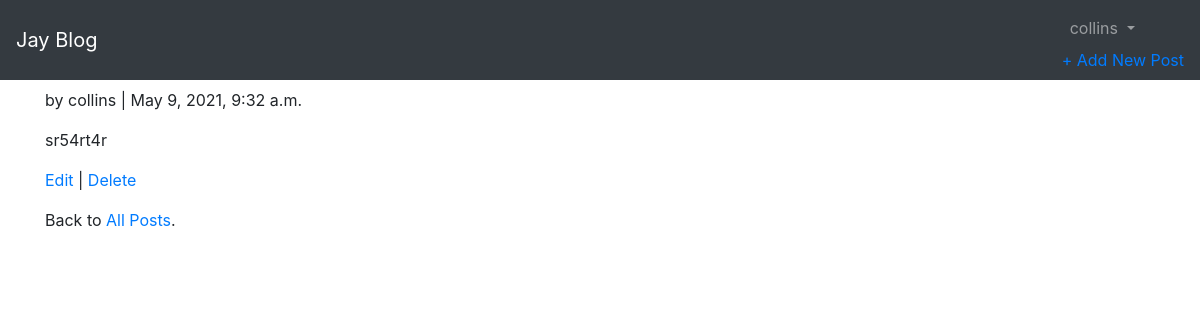
Page /blog/2/ (signed in) on the committed database.
### accounts/models.py (models this page shows)
class CustomUser(AbstractUser):
    age = models.PositiveIntegerField(null=True, blank=True)

### blog/models.py (models this page shows, shortened)
class Article(models.Model):
    title = models.CharField(max_length=255)
    body = models.TextField()
    date = models.DateTimeField(auto_now_add=True)
    author = models.ForeignKey(
    get_user_model(),
    on_delete=models.CASCADE,
    )

### blog/views.py (the view)
class ArticleDetailView(LoginRequiredMixin, DetailView):
    model = Article
    template_name = 'article_detail.html'
    def get_context_data(self, **kwargs):
        context = super().get_context_data(**kwargs)
        context['comments'] = Comment.objects.all
        return context

### templates/article_detail.html (shortened to what this page needs)
{% extends 'base.html' %}
{% block content %}
  <div class="article-entry">
    <p>by {{ object.author }} | {{ object.date }}</p>
    <p>{{ object.body }}</p>
  </div>
  <p><a href="{% url 'article_edit' article.pk %}">Edit</a> | <a href="{% url 'article_delete' article.pk %}">Delete</a></p>
  <p>Back to <a href="{% url 'article_list' %}">All Posts</a>.</p>
{% endblock content %}

### templates/base.html (shortened to what this page needs)
{% load static %}
<!DOCTYPE html>
<html>
<head>
  <link rel="stylesheet" href="https://stackpath.bootstrapcdn.com/bootstrap/4.5.0/css/bootstrap.min.css">
</head>
<body>
  <nav class="navbar navbar-expand-lg navbar-dark bg-dark">
    <a class="navbar-brand" href="{% url 'home' %}">Jay Blog</a>
    <div class="collapse navbar-collapse" id="navbarSupportedContent">
      {% if user.is_authenticated %}
        <ul class="navbar-nav ml-auto">
          <li class="nav-item">
            <a class="nav-link dropdown-toggle" href="#" id="navbarDropdown" role="button" data-toggle="dropdown" aria-haspopup="true" aria-expanded="false">
              {{ user.username }}
            </a>
            <a href="{% url 'article_new' %}">+ Add New Post </a>
          </li>
        </ul>
      {% endif %}
    </div>
  </nav>
  <main>
    <div class="container">
      {% block content %}
      {% endblock content %}
    </div>
  </main>
</body>
</html>

### rows in the picture
CustomUser: username "collins"
Article: author "collins", date "May 9, 2021, 9:32 a.m.", body "sr54rt4r"
